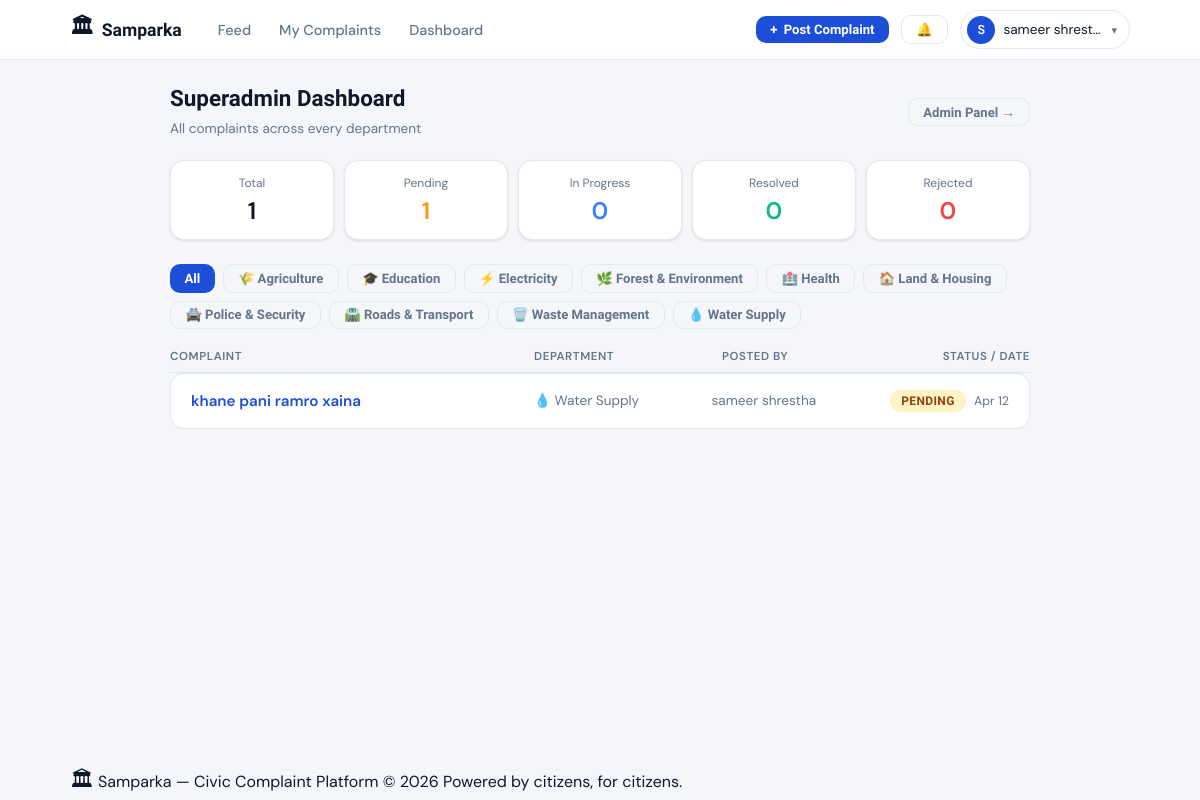
Page /accounts/superadmin/ (signed in) on the earlier database version.
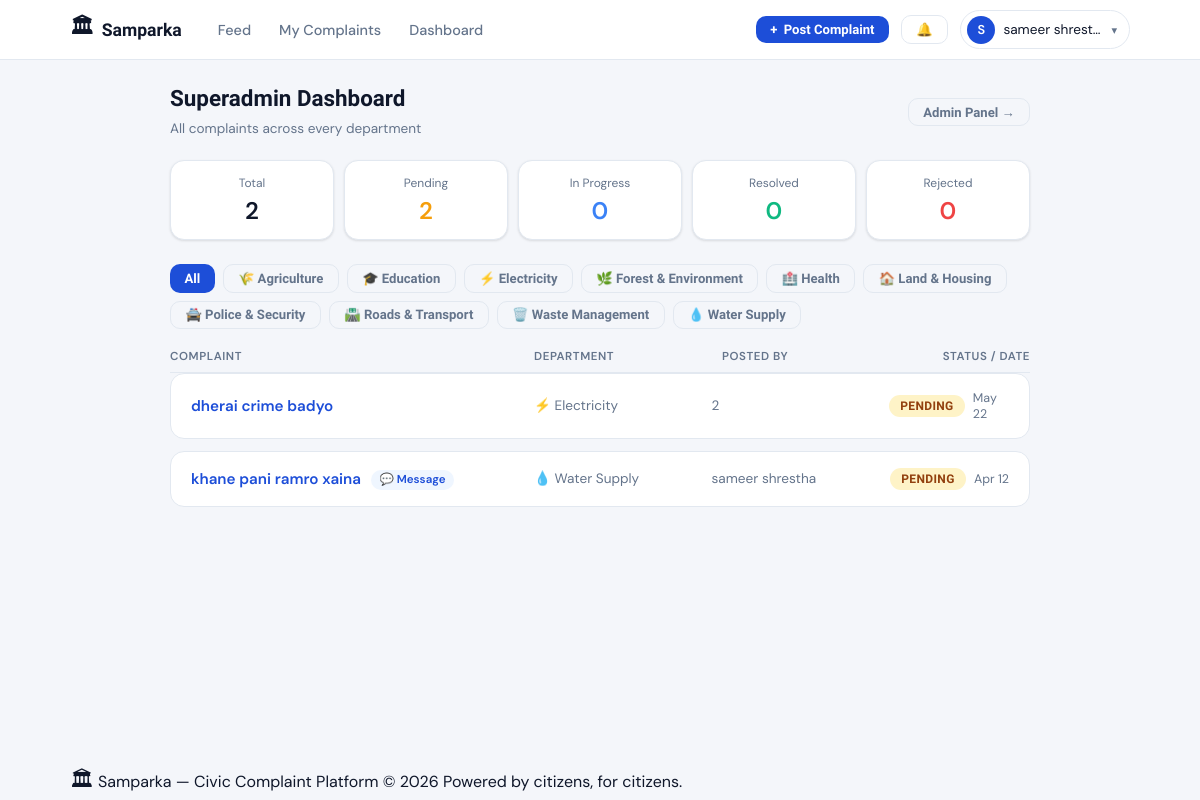
Same page on the later database version.
### departments/models.py (models this page shows, shortened)
class Department(models.Model):
    name = models.CharField(
        max_length=100,
        unique=True
    )
    slug = models.SlugField(
        unique=True
    )
    description = models.TextField(
        blank=True
    )
    icon = models.CharField(
        max_length=50,
        default='🏛️',
        help_text='Emoji icon for the department'
    )
    color = models.CharField(
        max_length=7,
        default='#3B82F6',
        help_text='Hex color for department badge'
    )
    is_active = models.BooleanField(
        default=True
    )
    created_at = models.DateTimeField(
        auto_now_add=True
    )
    class Meta:
        ordering = ['name']

### complaints/models.py (models this page shows, shortened)
class Complaint(models.Model):
    STATUS_PENDING = 'pending'
    STATUS_VERIFIED = 'verified'
    STATUS_IN_PROGRESS = 'in_progress'
    STATUS_SOLVED = 'solved'
    STATUS_REJECTED = 'rejected'
    STATUS_CHOICES = [
        (STATUS_PENDING, 'Pending'),
        (STATUS_VERIFIED, 'Verified'),
        (STATUS_IN_PROGRESS, 'In Progress'),
        (STATUS_SOLVED, 'Solved'),
        (STATUS_REJECTED, 'Rejected'),
    ]
    STATUS_COLORS = {
        STATUS_PENDING: '#F59E0B',
        STATUS_VERIFIED: '#3B82F6',
        STATUS_IN_PROGRESS: '#8B5CF6',
        STATUS_SOLVED: '#10B981',
        STATUS_REJECTED: '#EF4444',
    }
    PRIORITY_CHOICES = [
    ('low', 'Low'),
    ('medium', 'Medium'),
    ('high', 'High'),
    ('urgent', 'Urgent'),
]
    priority = models.CharField(max_length=10, choices=PRIORITY_CHOICES, default='medium')
    due_date = models.DateField(null=True, blank=True)
    author = models.ForeignKey(settings.AUTH_USER_MODEL, on_delete=models.CASCADE, related_name='complaints')
    department = models.ForeignKey(Department, on_delete=models.SET_NULL, null=True, related_name='complaints')
    title = models.CharField(max_length=200)
    description = models.TextField()
    status = models.CharField(max_length=20, choices=STATUS_CHOICES, default=STATUS_PENDING)
    location_name = models.CharField(max_length=200, blank=True, help_text='Human readable location name')
    latitude = models.DecimalField(max_digits=9, decimal_places=6, null=True, blank=True)
    longitude = models.DecimalField(max_digits=9, decimal_places=6, null=True, blank=True)
    upvotes = models.ManyToManyField(settings.AUTH_USER_MODEL, through='Vote', related_name='voted_complaints', blank=True)
    view_count = models.PositiveIntegerField(default=0)
    admin_note = models.TextField(blank=True, help_text='Internal note from admin (not shown to public)')
    is_anonymous = models.BooleanField(default=False)
    created_at = models.DateTimeField(auto_now_add=True)
    updated_at = models.DateTimeField(auto_now=True)
    class Meta:
        ordering = ['-created_at']
    def get_absolute_url(self):
        return reverse('complaints:detail', kwargs={'pk': self.pk})

### accounts/models.py (models this page shows, shortened)
class User(AbstractUser):
    avatar = models.ImageField(upload_to='avatars/', null=True, blank=True)
    bio = models.TextField(max_length=300, blank=True)
    district = models.CharField(max_length=100, blank=True)
    ward = models.CharField(max_length=100, blank=True)
    phone = models.CharField(max_length=15, blank=True)
    is_verified = models.BooleanField(default=False)
    role = models.CharField(          # ← now inside the class
        max_length=20,
        choices=ROLE_CHOICES,
        default="user"
    )
    @property
    def display_name(self):
        if self.first_name:
            return f"{self.first_name} {self.last_name}".strip()
        return self.username

### accounts/views.py (the view)
# urls.py: path('superadmin/',                         views.superadmin_dashboard,  name='superadmin_dashboard'),
@login_required
def superadmin_dashboard(request):
    from messaging.models import Conversation
    complaints = Complaint.objects.all().select_related('department', 'author')
    selected_dept = request.GET.get('dept')
    if selected_dept:
        complaints = complaints.filter(department_id=selected_dept)
    complaints_with_messages = set(
        Conversation.objects.filter(is_closed=False)
        .exclude(complaint=None)
        .values_list('complaint_id', flat=True)
    )
    return render(request, "complaints/superadmin.html", {
        "complaints": complaints.order_by('-created_at'),
        "departments": Department.objects.all(),
        "selected_dept": selected_dept,
        "complaints_with_messages": complaints_with_messages,
        "total":            Complaint.objects.count(),
        "pending_count":    Complaint.objects.filter(status='pending').count(),
        "in_progress_count":Complaint.objects.filter(status='in_progress').count(),
        "resolved_count":   Complaint.objects.filter(status='resolved').count(),
        "rejected_count":   Complaint.objects.filter(status='rejected').count(),
    })

### accounts/context_processors.py (called while the page is built)
def notifications(request):
    if request.user.is_authenticated:
        return {
            'unread_count': request.user.notifications.filter(is_read=False).count()
        }
    return {'unread_count': 0}

### complaints/templates/complaints/superadmin.html (shortened to what the changed rows need)
{% extends 'base.html' %}
{% load humanize %}
{% block content %}
<div class="container" style="max-width:900px;">
  <div style="display:flex; align-items:center; justify-content:space-between; margin-bottom:1.25rem;">
    <div>
      <h1 style="font-family:var(--font); font-size:1.4rem; margin:0 0 4px;">Superadmin Dashboard</h1>
    </div>
  </div>
  <div style="display:grid; grid-template-columns:repeat(5,1fr); gap:10px; margin-bottom:1.5rem;">
    <div class="card" style="padding:0.85rem; text-align:center;">
      <div class="text-muted" style="font-size:0.75rem; margin-bottom:4px;">Total</div>
      <div style="font-size:1.5rem; font-weight:600;">{{ total }}</div>
    </div>
    <div class="card" style="padding:0.85rem; text-align:center;">
      <div class="text-muted" style="font-size:0.75rem; margin-bottom:4px;">Pending</div>
      <div style="font-size:1.5rem; font-weight:600; color:var(--warning);">{{ pending_count }}</div>
    </div>
  </div>
  <div style="display:flex; gap:8px; flex-wrap:wrap; margin-bottom:1.25rem;">
    <a href="?" class="btn {% if not selected_dept %}btn-primary{% else %}btn-ghost{% endif %} btn-sm">All</a>
    {% for dept in departments %}
    <a href="?dept={{ dept.id }}"
       class="btn {% if selected_dept == dept.id|stringformat:'s' %}btn-primary{% else %}btn-ghost{% endif %} btn-sm">
      {{ dept.icon }} {{ dept.name }}
    </a>
    {% endfor %}
  </div>
  <div class="my-list">
    {% for complaint in complaints %}
    <div class="my-item" style="gap:12px;">
      <div style="flex:2; min-width:0;">
        <div class="my-item-title">
  <a href="{{ complaint.get_absolute_url }}">{{ complaint.title }}</a>
  {% if complaint.pk in complaints_with_messages %}
  <a href="{% url 'messaging:inbox' %}" style="background:#EFF6FF; color:#1D4ED8; padding:0.15rem 0.55rem; border-radius:999px; font-size:0.72rem; font-weight:600; text-decoration:none; margin-left:6px;">
    💬 Message
  </a>
  {% endif %}
</div>
      </div>
      <div style="flex:1; font-size:0.85rem; color:var(--text-muted);">
        {% if complaint.department %}{{ complaint.department.icon }} {{ complaint.department.name }}{% else %}—{% endif %}
      </div>
      <div style="flex:1; font-size:0.85rem; color:var(--text-muted);">
        {% if complaint.is_anonymous %}Anonymous{% else %}{{ complaint.author.display_name }}{% endif %}
      </div>
      <div style="width:120px; display:flex; align-items:center; justify-content:flex-end; gap:8px;">
        <span class="status-badge status-{{ complaint.status }}">{{ complaint.get_status_display }}</span>
        <span class="text-muted" style="font-size:0.78rem;">{{ complaint.created_at|date:"M d" }}</span>
      </div>
    </div>
    {% empty %}
    <div class="empty-state">
      <div class="empty-icon">📭</div>
      <p>No complaints found.</p>
    </div>
    {% endfor %}
  </div>
</div>
{% endblock %}

Differences in the rows shown:
added Complaint: title "dherai crime badyo", department.icon "⚡", department.name "Electricity", author.display_name "2", status "PENDING", created_at "May 22"
changed Complaint "khane pani ramro xaina": now shows "💬 Message"
Other differences:
{{ total }}: "1" → "2"
{{ pending_count }}: "1" → "2"
